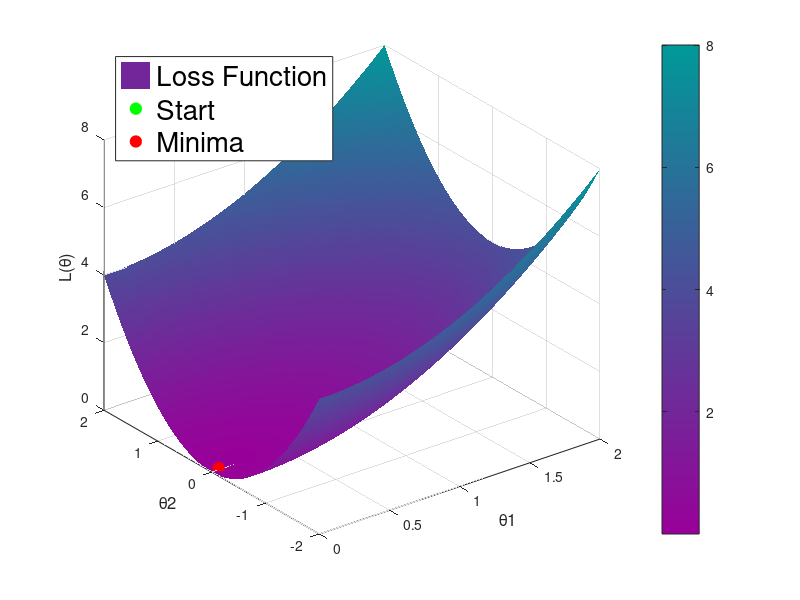

This figure's MATLAB source:
% Clear workspace and figures
clear; close all; clc;

% Define the range for x and y, focusing on the back half
x = linspace(0, 2, 100); % Increased resolution for smoother plot
y = linspace(-2, 2, 100);
[X, Y] = meshgrid(x, y);

% Define the loss function L(θ) as a convex function, e.g., a paraboloid
% L(θ) = (x - x_min)^2 + (y - y_min)^2
x_min = 0;
y_min = 0;
L = (X - x_min).^2 + (Y - y_min).^2;

% Plot the 3D surface with more subtle colors
figure;
surf(X, Y, L, 'EdgeColor', 'none');
hold on;

% Use a more subtle colormap by reducing intensity further
colormap(flipud(cool(256) * 0.6)); % Multiply by 0.6 to reduce intensity more

% Add colorbar for reference
colorbar;

% Label the axes
xlabel('θ1','FontSize', 12);
ylabel('θ2','FontSize', 12);
zlabel('L(θ)','FontSize', 12);
% title('Back Half of 3D Convex Loss Function with Path and Highlighted Minima');

% Define the starting point and the path
theta_start = [1.5, 1.5]; % Starting point in (x, y) coordinates
learning_rate = 0.1;
num_iterations = 50;

% Convert starting point to grid indices
[~, idx_x_start] = min(abs(x - theta_start(1)));
[~, idx_y_start] = min(abs(y - theta_start(2)));
theta_start_idx = [idx_x_start, idx_y_start];

% Initialize variables for the path
theta_idx = theta_start_idx;
path_X = x(theta_idx(1));
path_Y = y(theta_idx(2));
path_Z = L(theta_idx(1), theta_idx(2));

for i = 1:num_iterations
    % Current position in (x, y)
    current_x = x(theta_idx(1));
    current_y = y(theta_idx(2));

    % Compute the gradient of L(θ) at the current position
    if theta_idx(1) > 1 && theta_idx(1) < size(L, 1) && theta_idx(2) > 1 && theta_idx(2) < size(L, 2)
        grad_L_x = (L(theta_idx(1)+1, theta_idx(2)) - L(theta_idx(1)-1, theta_idx(2))) / (2*(x(2)-x(1)));
        grad_L_y = (L(theta_idx(1), theta_idx(2)+1) - L(theta_idx(1), theta_idx(2)-1)) / (2*(y(2)-y(1)));
    else
        grad_L_x = 0;
        grad_L_y = 0;
    end
    grad_L = [grad_L_x, grad_L_y];

    % Update θ using Gradient Descent
    theta_idx_new = theta_idx - learning_rate * grad_L;

    % Round the indices to the nearest integer
    theta_idx_new = round(theta_idx_new);

    % Ensure that the new indices are within the grid bounds
    theta_idx_new = max(min(theta_idx_new, [length(x), length(y)]), [1, 1]);

    % Append the new point to the path
    path_X(end+1) = x(theta_idx_new(1));
    path_Y(end+1) = y(theta_idx_new(2));
    path_Z(end+1) = L(theta_idx_new(1), theta_idx_new(2));

    % Update theta_idx for the next iteration
    theta_idx = theta_idx_new;
end

% Plot the path with a more subtle color and line style
% plot3(path_X, path_Y, path_Z, 'k-', 'LineWidth', 1.5, 'Color', [0.3, 0.3, 0.3]); % Gray path

% Mark the starting point
% plot3(path_X(1), path_Y(1), path_Z(1), 'go', 'MarkerSize', 6, 'MarkerFaceColor', 'g'); % Starting point

plot3(0.5, 1, 1, 'go', 'MarkerSize', 8, 'LineWidth', 1, 'MarkerFaceColor', 'g'); 

% Highlight the minima at (4, 0, 0) by overlaying a distinct marker
plot3(0.05, 0, 0.05, 'ro', 'MarkerSize', 8, 'LineWidth', 1, 'MarkerFaceColor', 'r'); % Minima marked with a larger red cross

% Add a legend
% legend('Loss Function', 'Path', 'Start', 'Minima', 'Location', 'northwest');
legend('Loss Function', 'Start', 'Minima', 'Location', 'northwest','FontSize', 20);

% Set the view angle for better visualization
view(3);
grid on;
hold off;

% Pause to keep the plot open
pause;

